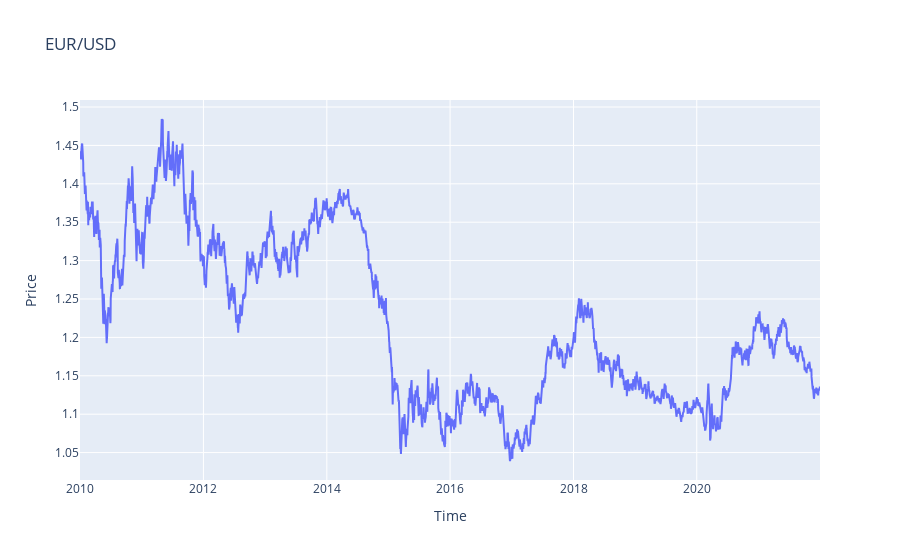

Notebook code cell kept with this figure:
### Code cell
fig = go.Figure()

fig.add_trace(go.Scatter(x=data.index, y=data.Close, name='Close'))

fig.update_layout(title='EUR/USD', xaxis_title='Time', yaxis_title='Price')

fig.show()

### Figure 1 — Plotly figure (JSON) as saved in the notebook; plotly's stock layout.template omitted (floating-point values rounded to 4 significant figures; data arrays with more than 128 entries replaced by an {"elided": "..."} marker saying what was removed)
{"data": [{"name": "Close", "type": "scatter", "x": {"elided": "3127 str values"}, "y": {"elided": "3127 float values"}}], "layout": {"title": {"text": "EUR/USD"}, "xaxis": {"title": {"text": "Time"}}, "yaxis": {"title": {"text": "Price"}}}}
